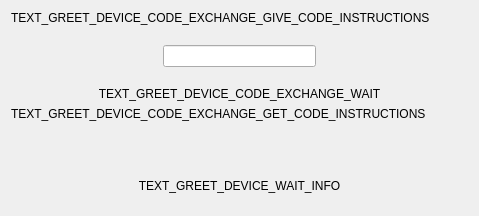
<?xml version="1.0" encoding="UTF-8"?>
<ui version="4.0">
 <class>GreetDeviceCodeExchangeWidget</class>
 <widget class="QWidget" name="GreetDeviceCodeExchangeWidget">
  <property name="geometry">
   <rect>
    <x>0</x>
    <y>0</y>
    <width>479</width>
    <height>216</height>
   </rect>
  </property>
  <property name="windowTitle">
   <string>Form</string>
  </property>
  <layout class="QVBoxLayout" name="verticalLayout">
   <item>
    <widget class="QWidget" name="widget_greeter_code" native="true">
     <property name="enabled">
      <bool>true</bool>
     </property>
     <layout class="QVBoxLayout" name="verticalLayout_2">
      <property name="spacing">
       <number>20</number>
      </property>
      <property name="leftMargin">
       <number>0</number>
      </property>
      <property name="topMargin">
       <number>0</number>
      </property>
      <property name="rightMargin">
       <number>0</number>
      </property>
      <property name="bottomMargin">
       <number>0</number>
      </property>
      <item>
       <widget class="QLabel" name="label_2">
        <property name="text">
         <string>TEXT_GREET_DEVICE_CODE_EXCHANGE_GIVE_CODE_INSTRUCTIONS</string>
        </property>
        <property name="wordWrap">
         <bool>true</bool>
        </property>
       </widget>
      </item>
      <item>
       <layout class="QHBoxLayout" name="horizontalLayout">
        <item>
         <spacer name="horizontalSpacer_3">
          <property name="orientation">
           <enum>Qt::Horizontal</enum>
          </property>
          <property name="sizeHint" stdset="0">
           <size>
            <width>40</width>
            <height>20</height>
           </size>
          </property>
         </spacer>
        </item>
        <item>
         <widget class="QLineEdit" name="line_edit_greeter_code">
          <property name="alignment">
           <set>Qt::AlignCenter</set>
          </property>
          <property name="readOnly">
           <bool>true</bool>
          </property>
         </widget>
        </item>
        <item>
         <spacer name="horizontalSpacer_4">
          <property name="orientation">
           <enum>Qt::Horizontal</enum>
          </property>
          <property name="sizeHint" stdset="0">
           <size>
            <width>40</width>
            <height>20</height>
           </size>
          </property>
         </spacer>
        </item>
       </layout>
      </item>
      <item>
       <widget class="QLabel" name="label_wait">
        <property name="text">
         <string>TEXT_GREET_DEVICE_CODE_EXCHANGE_WAIT</string>
        </property>
        <property name="alignment">
         <set>Qt::AlignCenter</set>
        </property>
        <property name="wordWrap">
         <bool>true</bool>
        </property>
       </widget>
      </item>
     </layout>
    </widget>
   </item>
   <item>
    <widget class="QWidget" name="widget_claimer_code" native="true">
     <property name="enabled">
      <bool>true</bool>
     </property>
     <layout class="QVBoxLayout" name="verticalLayout_3">
      <property name="spacing">
       <number>20</number>
      </property>
      <property name="leftMargin">
       <number>0</number>
      </property>
      <property name="topMargin">
       <number>0</number>
      </property>
      <property name="rightMargin">
       <number>0</number>
      </property>
      <property name="bottomMargin">
       <number>0</number>
      </property>
      <item>
       <widget class="QLabel" name="label_3">
        <property name="lineWidth">
         <number>0</number>
        </property>
        <property name="text">
         <string>TEXT_GREET_DEVICE_CODE_EXCHANGE_GET_CODE_INSTRUCTIONS</string>
        </property>
        <property name="wordWrap">
         <bool>true</bool>
        </property>
       </widget>
      </item>
      <item>
       <layout class="QHBoxLayout" name="layout">
        <property name="rightMargin">
         <number>0</number>
        </property>
        <item>
         <spacer name="horizontalSpacer">
          <property name="orientation">
           <enum>Qt::Horizontal</enum>
          </property>
          <property name="sizeHint" stdset="0">
           <size>
            <width>40</width>
            <height>20</height>
           </size>
          </property>
         </spacer>
        </item>
        <item>
         <widget class="CodeInputWidget" name="code_input_widget" native="true"/>
        </item>
        <item>
         <spacer name="horizontalSpacer_2">
          <property name="orientation">
           <enum>Qt::Horizontal</enum>
          </property>
          <property name="sizeHint" stdset="0">
           <size>
            <width>40</width>
            <height>20</height>
           </size>
          </property>
         </spacer>
        </item>
       </layout>
      </item>
     </layout>
    </widget>
   </item>
   <item>
    <widget class="QLabel" name="label_wait_info">
     <property name="text">
      <string>TEXT_GREET_DEVICE_WAIT_INFO</string>
     </property>
     <property name="alignment">
      <set>Qt::AlignCenter</set>
     </property>
    </widget>
   </item>
  </layout>
 </widget>
 <customwidgets>
  <customwidget>
   <class>CodeInputWidget</class>
   <extends>QWidget</extends>
   <header>guardata.core.gui.custom_widgets</header>
   <container>1</container>
  </customwidget>
 </customwidgets>
 <resources/>
 <connections/>
</ui>
